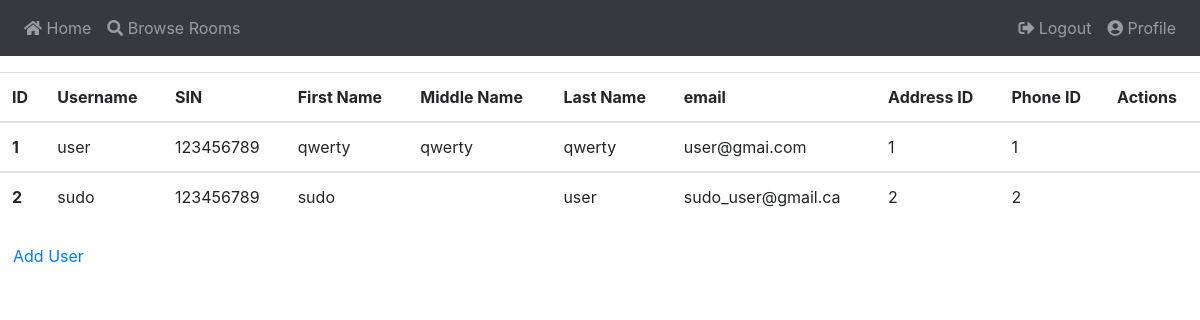
The app's page /view_users (signed in), older data.
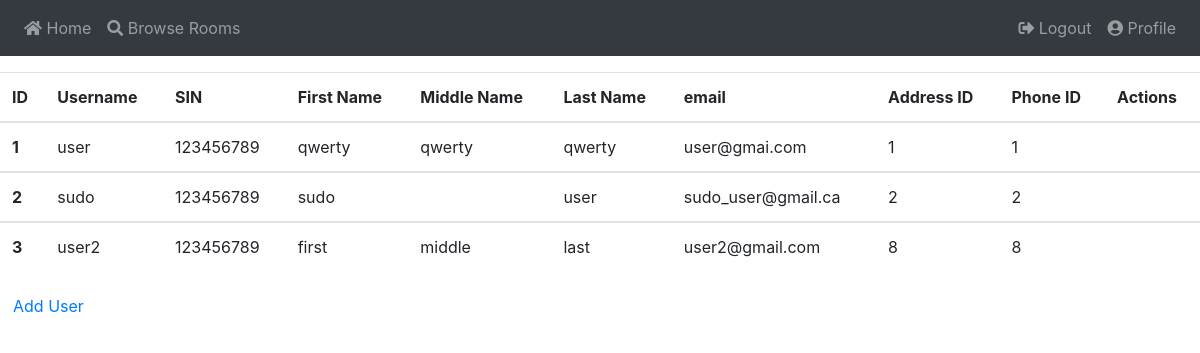
The same page, newer data.
### app/models.py (models this page shows, shortened)
class User(UserMixin, db.Model):
    id          = db.Column(db.Integer, primary_key = True)
    username    = db.Column(db.String(64), index = True, unique = True)
    pwd_hash    = db.Column(db.String(128))
    sin         = db.Column(db.Integer, nullable = False)
    first_name  = db.Column(db.String(32), nullable = False)
    middle_name = db.Column(db.String(32), nullable = True)
    last_name   = db.Column(db.String(32), nullable = False)
    email       = db.Column(db.String(128), nullable = False)
    priv        = db.Column(db.Integer, nullable = False, default = 0)
    address     = db.Column(db.Integer, db.ForeignKey('addr.id'))
    phone       = db.Column(db.Integer, db.ForeignKey('phone.id'))

### app/routes.py (the view)
@app.route("/view_users")
@login_required
def view_users():
    users = User.query.all()
    return render_template("view_users.html", users = users)

### app/models.py (called while the page is built)
@login.user_loader
def load_user(id):
    return User.query.get(int(id))

### app/templates/view_users.html (shortened to what this page needs)
{% extends "base.html" %}
{% block content %}
    <table class="table">
        <thead>
            <tr>
                <th scope="col">ID</th>
                <th scope="col">Username</th>
                <th scope="col">SIN</th>
                <th scope="col">First Name</th>
                <th scope="col">Middle Name</th>
                <th scope="col">Last Name</th>
                <th scope="col">email</th>
                <th scope="col">Address ID</th>
                <th scope="col">Phone ID</th>
                <th scope="col">Actions</th>
            </tr>
        </thead>
    {% for u in users %}
        <tbody>
            <tr>
                <th scope="row">{{ u.id }}</th>
                <td>{{ u.username }}</td>
                <td>{{ u.sin }}</td>
                <td>{{ u.first_name }}</td>
                <td>{{ u.middle_name }}</td>
                <td>{{ u.last_name }}</td>
                <td>{{ u.email }}</td>
                <td>{{ u.address }}</td>
                <td>{{ u.phone }}</td>
                <td>
                </td>
            </tr>
        </tbody>
    {% endfor %}
    </table>
    <a href="{{ url_for('add_user') }}" class="btn btn-green">Add User</a>
{% endblock %}

### app/templates/base.html (shortened to what this page needs)
<!DOCTYPE html>
<html>
    <head>
        <link rel="stylesheet" href="https://stackpath.bootstrapcdn.com/bootstrap/4.1.2/css/bootstrap.min.css">
        <link rel="stylesheet" href="https://use.fontawesome.com/releases/v5.7.1/css/all.css">
    </head>
    <body>
        <nav class="navbar navbar-expand-sm fixed-top bg-dark navbar-dark justify-content-between">
            <ul class="navbar-nav">
                <li class="nav-item">
                    <a class="nav-link" href="{{ url_for('index') }}"><span class="fa fa-home"></span> Home</a>
                </li>
                <li class="nav-item">
                    <a class="nav-link" href="#"><span class="fa fa-search"></span> Browse Rooms</a>
                </li>
            </ul>
            <ul class="navbar-nav fixed-right">
                {% if current_user.is_anonymous %}
                    <li class="nav-item">
                        <a class="nav-link" href="{{ url_for('register') }}"><span class="fa fa-user"></span> Sign Up</a>
                    </li>
                    <li class="nav-item">
                        <a class="nav-link" href="{{ url_for('login') }}"><span class="fa fa-sign-in-alt"></span> Login</a>
                    </li>
                {% else %}
                    <li class="nav-item">
                        <a class="nav-link" href="{{ url_for('logout') }}"><span class="fa fa-sign-out-alt"></span> Logout</a>
                    </li>
                    <li class="nav-item">
                        <a class="nav-link" href="{{ url_for('user', username=current_user.username) }}"><span class="fa fa-user-circle"></span> Profile</a>
                    </li>
                {% endif %}
            </ul>
        </nav>
        <br>
        <br>
        <br>
        {% block content %}{% endblock %}
    </body>
</html>

Row changes from the older to the newer data that the page shows:
added User: id "3", username "user2", sin "123456789", first_name "first", middle_name "middle", last_name "last", email "user2@gmail.com", address "8", phone "8"
